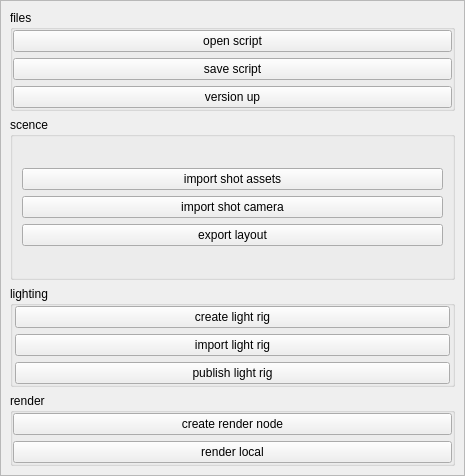
<?xml version="1.0" encoding="UTF-8"?>
<ui version="4.0">
 <class>Form</class>
 <widget class="QWidget" name="Form">
  <property name="geometry">
   <rect>
    <x>0</x>
    <y>0</y>
    <width>465</width>
    <height>476</height>
   </rect>
  </property>
  <property name="windowTitle">
   <string>Form</string>
  </property>
  <layout class="QVBoxLayout" name="verticalLayout">
   <property name="leftMargin">
    <number>0</number>
   </property>
   <property name="topMargin">
    <number>0</number>
   </property>
   <property name="rightMargin">
    <number>0</number>
   </property>
   <property name="bottomMargin">
    <number>0</number>
   </property>
   <item>
    <widget class="QFrame" name="frame">
     <property name="frameShape">
      <enum>QFrame::Shape::StyledPanel</enum>
     </property>
     <property name="frameShadow">
      <enum>QFrame::Shadow::Raised</enum>
     </property>
     <layout class="QVBoxLayout" name="verticalLayout_3">
      <item>
       <layout class="QVBoxLayout" name="verticalLayout_2">
        <item>
         <widget class="QGroupBox" name="groupBox_4">
          <property name="title">
           <string>files</string>
          </property>
          <property name="flat">
           <bool>true</bool>
          </property>
          <layout class="QVBoxLayout" name="verticalLayout_11">
           <property name="leftMargin">
            <number>0</number>
           </property>
           <property name="topMargin">
            <number>0</number>
           </property>
           <property name="rightMargin">
            <number>0</number>
           </property>
           <property name="bottomMargin">
            <number>0</number>
           </property>
           <item>
            <layout class="QVBoxLayout" name="verticalLayout_10">
             <item>
              <widget class="QPushButton" name="open_script_pushButton">
               <property name="text">
                <string>open script</string>
               </property>
              </widget>
             </item>
             <item>
              <widget class="QPushButton" name="save_script_pushButton">
               <property name="text">
                <string>save script</string>
               </property>
              </widget>
             </item>
             <item>
              <widget class="QPushButton" name="version_up_pushButton">
               <property name="text">
                <string>version up</string>
               </property>
              </widget>
             </item>
            </layout>
           </item>
          </layout>
         </widget>
        </item>
        <item>
         <widget class="QGroupBox" name="groupBox">
          <property name="title">
           <string>scence</string>
          </property>
          <property name="flat">
           <bool>true</bool>
          </property>
          <layout class="QVBoxLayout" name="verticalLayout_7">
           <property name="leftMargin">
            <number>0</number>
           </property>
           <property name="topMargin">
            <number>0</number>
           </property>
           <property name="rightMargin">
            <number>0</number>
           </property>
           <property name="bottomMargin">
            <number>0</number>
           </property>
           <item>
            <widget class="QStackedWidget" name="scene_stackedWidget">
             <property name="currentIndex">
              <number>1</number>
             </property>
             <widget class="QWidget" name="lookdev">
              <layout class="QVBoxLayout" name="verticalLayout_12">
               <item>
                <layout class="QVBoxLayout" name="verticalLayout_4">
                 <item>
                  <widget class="QPushButton" name="import_asset_pushButton">
                   <property name="text">
                    <string>import asset</string>
                   </property>
                  </widget>
                 </item>
                 <item>
                  <widget class="QPushButton" name="export_look_pushButton">
                   <property name="text">
                    <string>export look</string>
                   </property>
                  </widget>
                 </item>
                </layout>
               </item>
              </layout>
             </widget>
             <widget class="QWidget" name="lighting">
              <layout class="QVBoxLayout" name="verticalLayout_14">
               <item>
                <layout class="QVBoxLayout" name="verticalLayout_13">
                 <item>
                  <widget class="QPushButton" name="import_shot_assets_pushButton">
                   <property name="text">
                    <string>import shot assets</string>
                   </property>
                  </widget>
                 </item>
                 <item>
                  <widget class="QPushButton" name="import_shot_camera_pushButton">
                   <property name="text">
                    <string>import shot camera</string>
                   </property>
                  </widget>
                 </item>
                 <item>
                  <widget class="QPushButton" name="pushButton">
                   <property name="text">
                    <string>export layout</string>
                   </property>
                  </widget>
                 </item>
                </layout>
               </item>
              </layout>
             </widget>
            </widget>
           </item>
          </layout>
         </widget>
        </item>
        <item>
         <widget class="QGroupBox" name="groupBox_2">
          <property name="title">
           <string>lighting</string>
          </property>
          <property name="flat">
           <bool>true</bool>
          </property>
          <layout class="QVBoxLayout" name="verticalLayout_8">
           <property name="leftMargin">
            <number>2</number>
           </property>
           <property name="topMargin">
            <number>0</number>
           </property>
           <property name="rightMargin">
            <number>2</number>
           </property>
           <property name="bottomMargin">
            <number>0</number>
           </property>
           <item>
            <layout class="QVBoxLayout" name="verticalLayout_5">
             <item>
              <widget class="QPushButton" name="create_light_rig_pushButton">
               <property name="text">
                <string>create light rig</string>
               </property>
              </widget>
             </item>
             <item>
              <widget class="QPushButton" name="import_light_rig_pushButton">
               <property name="text">
                <string>import light rig</string>
               </property>
              </widget>
             </item>
             <item>
              <widget class="QPushButton" name="publish_light_rig_pushButton">
               <property name="text">
                <string>publish light rig</string>
               </property>
              </widget>
             </item>
            </layout>
           </item>
          </layout>
         </widget>
        </item>
        <item>
         <widget class="QGroupBox" name="groupBox_3">
          <property name="title">
           <string>render</string>
          </property>
          <property name="flat">
           <bool>true</bool>
          </property>
          <layout class="QVBoxLayout" name="verticalLayout_9">
           <property name="leftMargin">
            <number>0</number>
           </property>
           <property name="topMargin">
            <number>0</number>
           </property>
           <property name="rightMargin">
            <number>0</number>
           </property>
           <property name="bottomMargin">
            <number>0</number>
           </property>
           <item>
            <layout class="QVBoxLayout" name="verticalLayout_6">
             <item>
              <widget class="QPushButton" name="create_render_node_pushButton">
               <property name="text">
                <string>create render node</string>
               </property>
              </widget>
             </item>
             <item>
              <widget class="QPushButton" name="render_local_pushButton">
               <property name="text">
                <string>render local</string>
               </property>
              </widget>
             </item>
            </layout>
           </item>
          </layout>
         </widget>
        </item>
       </layout>
      </item>
     </layout>
    </widget>
   </item>
  </layout>
 </widget>
 <resources/>
 <connections/>
</ui>
